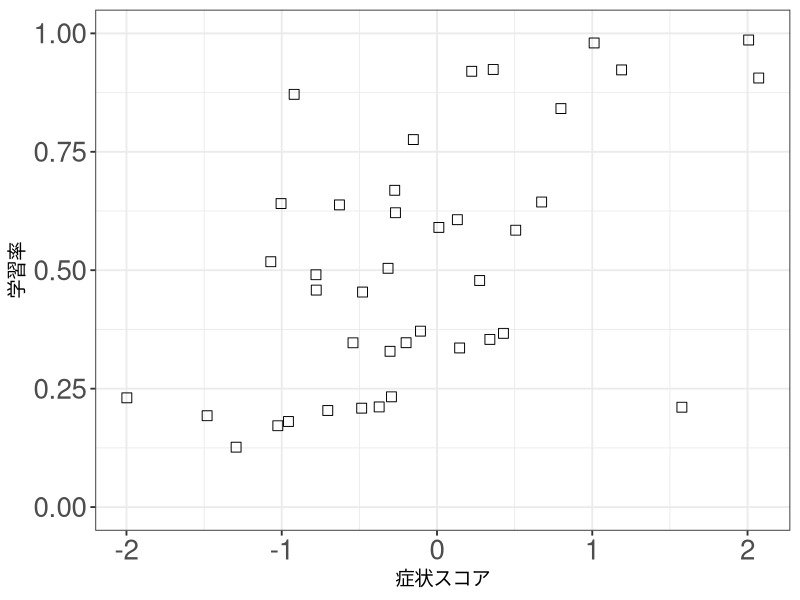

The R script that drew this image: (Note: this script raises an error after producing the figure.)
#----------------------------------------------------------#
# 例6-2のデータ生成
#----------------------------------------------------------#

# メモリのクリア
rm(list=ls())

# ライブラリの読み込み
library(tidyverse)


# シミュレーションの設定部 ------------------------------------------------------------

# シミュレーションのID
simulation_ID <- "Qlearning_trait_correlation_random_slope" 

# データを保存するファイル名
csv_simulation_data <- paste0("./data/simulation_data", simulation_ID, ".csv")
csv_param <- paste0("./data/trueparam_",simulation_ID, ".csv")

# 参加者数
nSub <- 40

# 一人の参加者あたりの試行数 
T <- 100

# グループ数
nGroup <- 1 

beta.mean <- 2.0
beta.sigma <- 0.5

# 乱数のシードを設定
set.seed(12)

# 報酬確率の系列を作る
pr <- list()
interval <- 50  # 同じ報酬確率が続く試行数
padv <- 0.7     # 良い選択肢の報酬確率
pr[[1]] <- rep(rep(c(padv,1-padv),T/interval/2), each=interval)
pr[[2]] <- rep(rep(c(1-padv,padv),T/interval/2), each=interval)


# シミュレーションの実行 -------------------------------------------------------------

# パラメータの真値を格納するデータフレームの準備
dfparam <- data.frame()

# 選択などのデータを格納するデータフレームの準備
df_simulation_data <- data.frame()

for (idxGroup in 1:nGroup) {
  cat("Generating data for group ", idxGroup, "...\n")
  
  # 回帰モデルによる学習率の決定
  trait <- rnorm(nSub,0,1)
  slope <- rnorm(nSub,1,1)

  h <- 0.2 + slope*trait + rnorm(nSub,0,1.0)
  alphaL <- 1/(1+exp(-h))

  beta <- rnorm(n = nSub, mean = beta.mean[idxGroup], sd = beta.sigma[idxGroup])
  
  # 範囲内におさめる
  alphaL <- pmax(pmin(alphaL,1.0),0.01) 
  beta <- pmax(pmin(beta,10.0),0.01) 
  
  alphaF <- numeric(nSub) 
  
  # 学習率と特性の散布図
  df <- data.frame(trait=trait, alpha=alphaL)
  ggplot()+theme_set(theme_bw(base_size = 14))
  # x11()
  g <- ggplot(df, aes(x=trait,y=alpha)) + 
    geom_point(shape=0, size = 3) +
    scale_shape_manual(values=c(0, 17)) +
    theme(axis.text.x = element_text(size=20),axis.text.y = element_text(size=20)) +
    xlab("症状スコア") +
    ylab("学習率") + 
    coord_cartesian(ylim =c(0,1))
  print(g)
  # ggsave(file= paste0("./figs/trait_parameter_correlation.eps"), g)
  
  for (idxSub in 1:nSub) {
    
    # 変数の初期化
    Q <- matrix(numeric(2*T), nrow=2, ncol=T)
    c <- numeric(T)
    r <- numeric(T) 
    pA <- numeric(T) 
    
    for (t in 1:T) {
      
      # ソフトマックスで選択肢A の選択確率を決定する
      pA[t] <- 1/( 1 + exp(- (beta[idxSub] * (Q[1,t]-Q[2,t]))) )
      
      if (runif(1,0,1) < pA[t]) {
        # Aを選択
        c[t] <- 1
        r[t] <- as.numeric(runif(1,0,1) < pr[[1]][t])
      } else {
        # Bを選択
        c[t] <- 2
        r[t] <- as.numeric(runif(1,0,1) < pr[[2]][t])
      }
      
      # 行動価値の更新
      if (t < T) {
        delta <- r[t] - Q[c[t],t]
        
        Q[c[t],t+1] <- Q[c[t],t] + alphaL[idxSub] * delta
        
        Q[3-c[t],t+1] <- (1-alphaF[idxSub]) * Q[3-c[t],t]
      }
    }
    
    # 一時保管用のデータフレームに格納する
    dftmp <- data.frame(group = as.factor(idxGroup), 
                        subject = idxSub, 
                        trial = 1:T,
                        choice = c, 
                        reward = r,
                        # choice_trace = choice_trace, 
                        Q1 = Q[1,], Q2 = Q[2,], 
                        PA = pA)
    
    df_simulation_data <- dplyr::bind_rows(df_simulation_data, dftmp)
    
    # record true parameter values into dataframe
    dftmp_param <- data.frame(group = as.factor(idxGroup), 
                        subject = as.factor(idxSub), 
                        trait = trait[idxSub], 
                        alphaL = alphaL[idxSub],
                        alphaF = alphaF[idxSub], 
                        beta = beta[idxSub])
    
    dfparam <- rbind(dfparam, dftmp_param)
    
  }
}


# 生成したデータをcsvファイルとして保存する --------------------------------------------------

# シミュレーションにより生成した選択データ
write.table(df_simulation_data , file = csv_simulation_data,
            quote = FALSE, sep = ",",row.names = FALSE)

# パラメータの真値
write.table(dfparam, file = csv_param, 
            quote = FALSE, sep = ",",row.names = FALSE)

